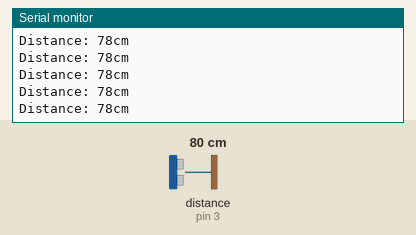
This sketch was run on a simulated Arduino Uno, built with avr-gcc and run on an emulated ATmega328P. On the bench: the last lines printed to the serial monitor. Wiring (inferred from the names in the program): ultrasonic range finder: trigger pin 2; echo pin 3. The inputs (shaded band) are chosen by the test bench; at power-on: distance to the obstacle (sensor on pin 3) 80 cm. The echo pulse lasts 58.3 µs per cm.

Above: at 1.2 s.
1.3 s: distance to the obstacle (sensor on pin 3) set to 120 cm
At 1.8 s:
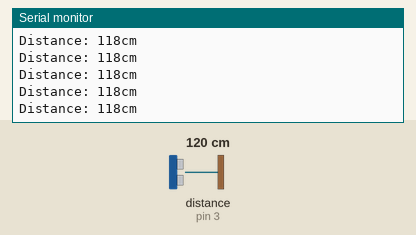
4.3 s: distance to the obstacle (sensor on pin 3) set to 18 cm
At 5.3 s:
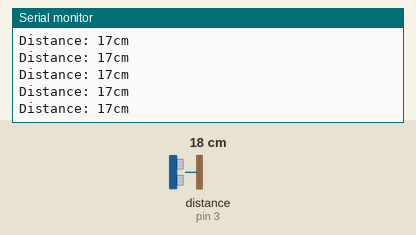
7.3 s: distance to the obstacle (sensor on pin 3) set to 299 cm
At 8.4 s:
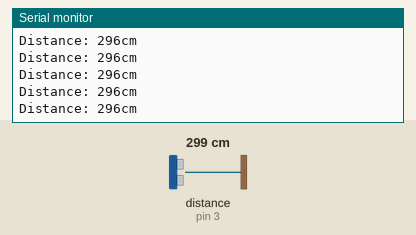
10.3 s: distance to the obstacle (sensor on pin 3) set to 250 cm
At 11.1 s:
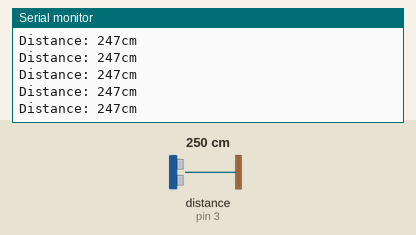
13.3 s: distance to the obstacle (sensor on pin 3) set to 35 cm
At 14.2 s:
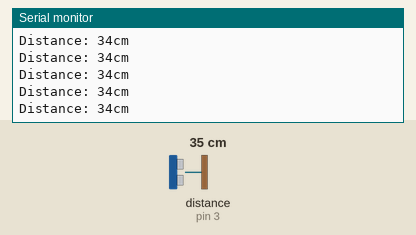
Timing chart, 0 to 16.3 s (numbered marks = the images above; inputs shaded):
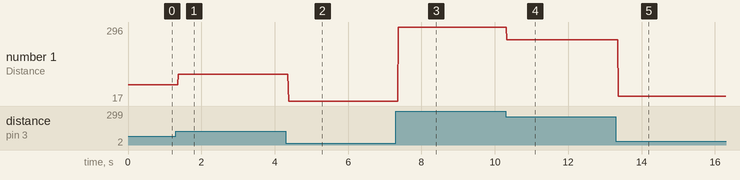

The sketch:

UltrasonicDistance.ino
```cpp
/*
  Simple program for reading the distance from a HC-SR04 Ultrasonic sensor.
*/

// Assign some more user-friendly names to the pins
const int TRIGGER = 2;
const int ECHO = 3;

long travelTime;
int distance;

void setup() {
  // Configure the pins as inputs or outputs
  pinMode(TRIGGER, OUTPUT);
  pinMode(ECHO, INPUT);

  // Enable serial communication
  Serial.begin(9600);

  // Make sure we start with cleared pins
  digitalWrite(TRIGGER, LOW);
  delayMicroseconds(2);
}

void loop() {
  Trigger();

  // Record the sounds travel-time in micro-sec
  travelTime = pulseIn(ECHO, HIGH);

  // Calculate the distance
  distance = CalculateDistance(travelTime);

  Serial.print("Distance: ");
  Serial.print(distance);
  Serial.println("cm");
}

// Activate the sensor for 10µs. Results in a 8-cycle sonic burst
long Trigger() {
  digitalWrite(TRIGGER, HIGH);
  delayMicroseconds(10);
  digitalWrite(TRIGGER, LOW);
}

// Calculate the distance based on the signal's traveltime
float CalculateDistance(long travelTime) {

  /*
    Speed of sound:  v = 340m/s  = 0.034cm/µs
    Time:            t = s / v   = travelTime / 0.034  = ?µs
    Distance:        s = t * v
  */

  // We divide it by 2 because we just want the time used for the return, not both ways.
  int _distance = travelTime * 0.034 / 2;

  // Check if the recorded distance is outside what the sensor can read
  if (_distance < 2 || _distance > 400)
    return NULL;
  else
    return _distance;
}
```

Measured:
- after the input at 1.3 s, the serial monitor: prints a new line after 0.07 s (image 1)
- after the input at 4.3 s, the serial monitor: prints a new line after 0.08 s (image 2)
- after the input at 7.3 s, the serial monitor: prints a new line after 0.07 s (image 3)
- after the input at 10.3 s, the serial monitor: prints a new line at once (image 4)
- after the input at 13.3 s, the serial monitor: prints a new line after 0.07 s (image 5)
- plotted number 1: 78 → 118 after the input at 1.3 s, 118 → 17 after the input at 4.3 s, 17 → 296 after the input at 7.3 s, 296 → 247 after the input at 10.3 s, 247 → 34 after the input at 13.3 s
